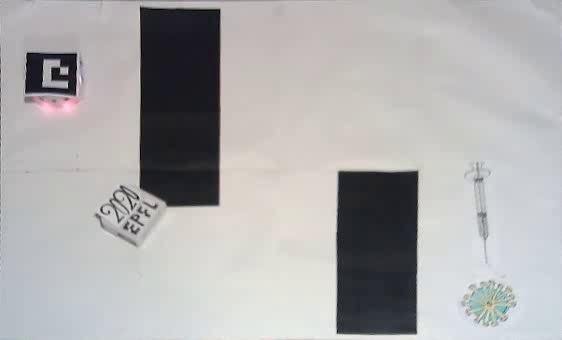
#> input picture camera/get_goal.jpg, 562 x 340 px; the run also reads 1 picture not shown here
$ python plot-img.py
#> lines starting #> are read from the running program, lines starting #| are printed output that depends on the picture
# -*- coding: utf-8 -*-

import cv2
from matplotlib import pyplot as plt

# Read image via OpenCV
img = cv2.imread('get_goal.jpg')
#> img is the input picture: shape (340, 562, 3); mean B, G, R 173, 173.1, 174
crop_img = img[275:330,450:520]
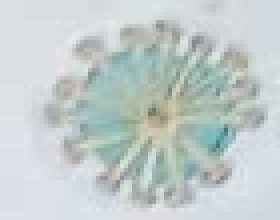
#> crop_img: shape (55, 70, 3) (shown 4 times larger); mean B, G, R 203.5, 204.3, 194.9
# [6 lines of commented-out code are left out]
cv2.imread('template.jpg')
#cv2.imwrite('template.jpg',crop_img)
plt.figure(1)

plt.imshow(cv2.cvtColor(crop_img, cv2.COLOR_BGR2RGB))
# plt.gca().invert_yaxis()
plt.show()
